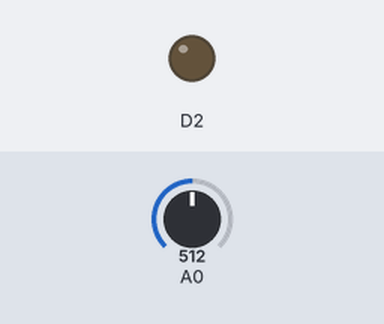
Simulated run of this sketch. Board: ESP8266 (NodeMCU). Shown: output pins drawn as LEDs (lit = HIGH). Inputs (shaded band) come from the test bench; at power-on: A0 = 512. WiFi joins after 1.5 s; servers stay silent unless stated; uploads are accepted with an empty reply; web services answer with replies made up by the test bench; what the sketch prints to the serial monitor is not drawn.

Above: at 1.7 s.
At 28.1 s:
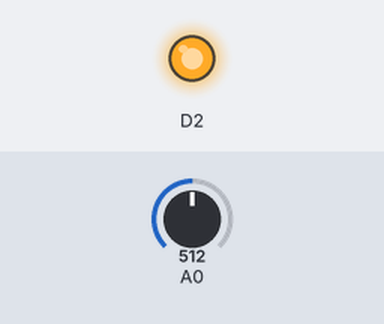
Timing chart, 0 to 29.6 s (numbered marks = the images above):
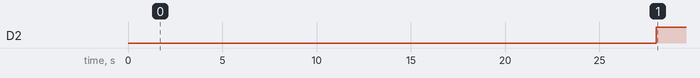

The sketch:

sketch_nov18a.ino
```cpp
#include<ESP8266WiFi.h>
#include<WiFiClient.h>
#include<ESP8266HTTPClient.h>
WiFiClient WFC;
HTTPClient http;
String response,result,read;
int httpcode;
String url;
String API="LUPI1V6DWSY9ZP85";
String Fieldno="1";
int stepvalue;
void ConnecttoWifi();
void sendGetrequest();
String Read_command();
void setup()
{
  Serial.begin(9600);
  ConnecttoWifi();
  pinMode(D2,OUTPUT);
  pinMode(A0,INPUT);
}
void loop()
{
  stepvalue=analogRead(A0);
  sendGetrequest(stepvalue);
  read=Read_command();
  if((read=="L6")||(stepvalue>=300))
  {
    digitalWrite(D2,HIGH);
  }
  if((read=="L5")||(stepvalue<=299))
  {
    digitalWrite(D2,LOW);
  }
}
void ConnecttoWifi()
{
WiFi.mode(WIFI_STA);
WiFi.begin("Airtel_Witspire Solutions","witspire@2023");
Serial.print("Connecting_to_wifi");
while(WiFi.status() !=WL_CONNECTED)
{
  Serial.print(".");
  delay(200);
}
Serial.print("IP_ADDRESS:");
Serial.println(WiFi.localIP());
Serial.print("MAC_address:");
Serial.println(WiFi.macAddress());
}
String Read_command()
{
  http.begin(WFC,"http://api.thingspeak.com/talkbacks/50629/commands/37604390.json?api_key=5XX6E1G3A4KAB597");
  Serial.println("WAITING_FOR_RESPONSE");
  httpcode=http.GET();
  if(httpcode>0)
  {
    response=http.getString();
    int start_index=response.indexOf("command_string\":\"") + 17;
    result=response.substring(start_index,start_index+2);
    Serial.println(result);
  }
  else
  {
    Serial.println("HTTP_ERROR");
  }
  http.end();
  delay(10000);
  return result;
  }
void sendGetrequest(int data)
{
url="http://api.thingspeak.com/update?api_key=";
url=url+API;
url=url+"&field";
url=url+Fieldno;
url=url+"=";
url=url+data;
http.begin(WFC,url);
Serial.println("waiting_for_response");
httpcode=http.GET();
if(httpcode>0)
{
  Serial.println("DATA_SENT_SUCCESSFULLY");
}
else
{
  Serial.println("ERROR_IN_SENDING");
}
http.end();
delay(16000);
}
```

Measured:
- by itself, D2: LOW → HIGH at 28.0 s
